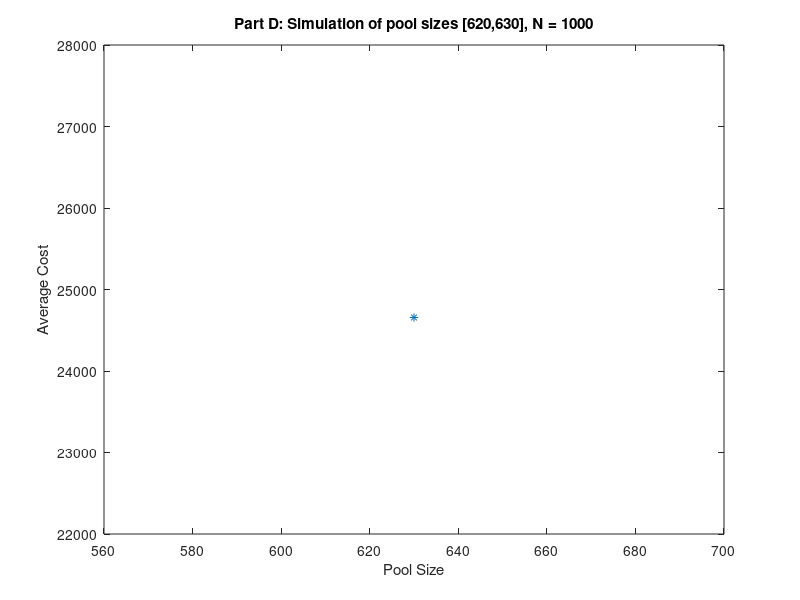

The MATLAB source for this figure:
N = 1000;    %number of simulations       
p = 36;     %changed from 45 to 36 per part D)
r = 81;
a = [201 275 350 425 500 575 650 725 800 875];  %left endpoints
b = [275 350 425 500 575 650 725 800 875 950];  %right endpoints
m = [0.025/37 0.025/75 0.05/75 0.075/75 0.125/75 0.175/75 0.425/75 0.05/75 0.025/75 0.025/112];
cp= [0.025 0.05 0.10 0.175 0.30 0.475 0.90 0.95 0.975 1];    %cumulative percentage
%hold on;
for S=620:630   %different S sizes
    C = 0; %total cost
    for k = 1:N
        rd = rand;
        if rd<cp(1)
            x0 = (a(1)+b(1))/2; y0=cp(1); x = x0+(rd-y0)/m(1);
        elseif rd<cp(2)
            x0 = (a(2)+b(2))/2; y0=cp(2); x = x0+(rd-y0)/m(2);
        elseif rd<cp(3)
            x0 = (a(3)+b(3))/2; y0=cp(3); x = x0+(rd-y0)/m(3);
        elseif rd<cp(4) 
            x0 = (a(4)+b(4))/2; y0=cp(4); x = x0+(rd-y0)/m(4);
        elseif rd<cp(5) 
            x0 = (a(5)+b(5))/2; y0=cp(5); x = x0+(rd-y0)/m(5);    
        elseif rd<cp(6) 
            x0 = (a(6)+b(6))/2; y0=cp(6); x = x0+(rd-y0)/m(6);  
        elseif rd<cp(7)    
            x0 = (a(7)+b(7))/2; y0=cp(7); x = x0+(rd-y0)/m(7); 
        elseif rd<cp(8) 
            x0 = (a(8)+b(8))/2; y0=cp(8); x = x0+(rd-y0)/m(8); 
        elseif rd<cp(9)     
            x0 = (a(9)+b(9))/2; y0=cp(9); x = x0+(rd-y0)/m(9);
        else 
            x0 = b(10); y0=cp(10); x = x0+(rd-y0)/m(10);     
        end     %end if
        if x<S
            Cxs = p*S;
        else 
            Cxs = p*S + (x-S)*r;
        end
        C = C + Cxs;    %adds up the cost for each simulation
    end
    C = C/N;    %takes the avg
    plot(S,C,'*');
    title(['Part D: Simulation of pool sizes [620,630], N = ' num2str(N)])
    xlabel('Pool Size') 
    ylabel('Average Cost') 
end    
           
           
        
           
        
            
           
            
            
        
        
       
            
       
    

   

